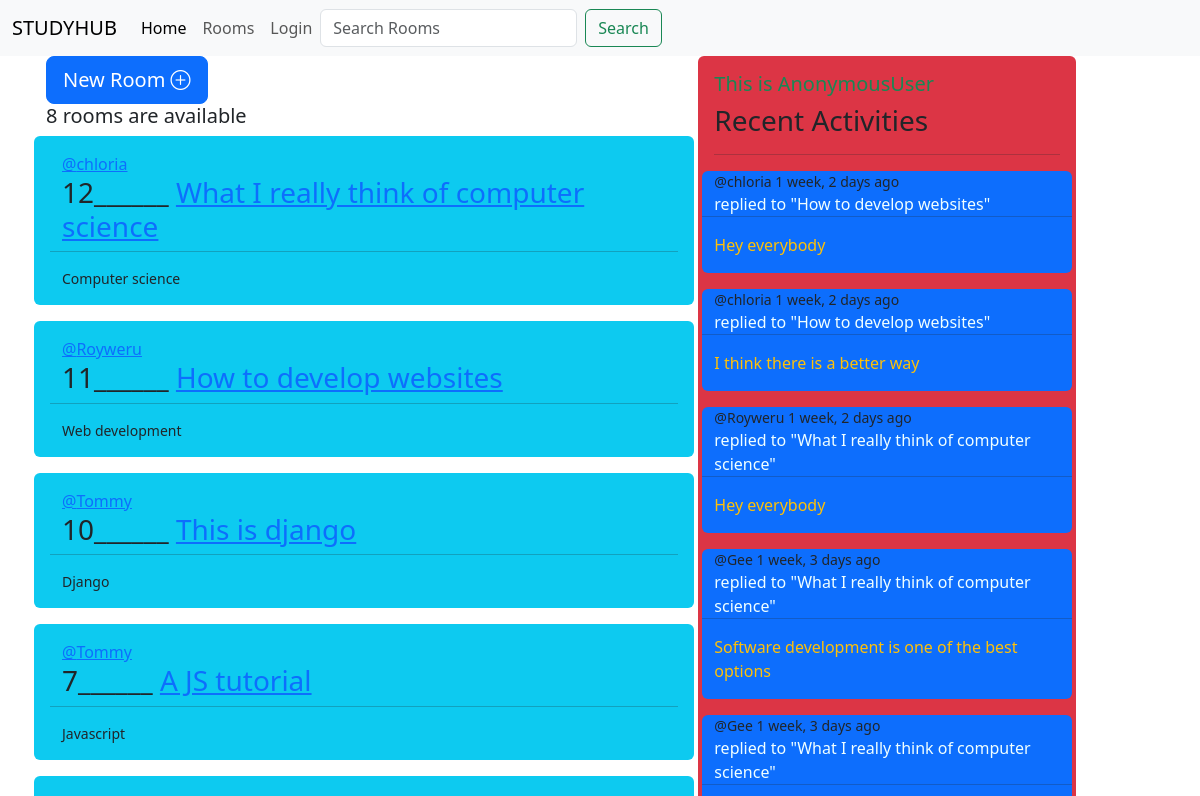
/room/ (upper part), run on an earlier commit of the app's database.
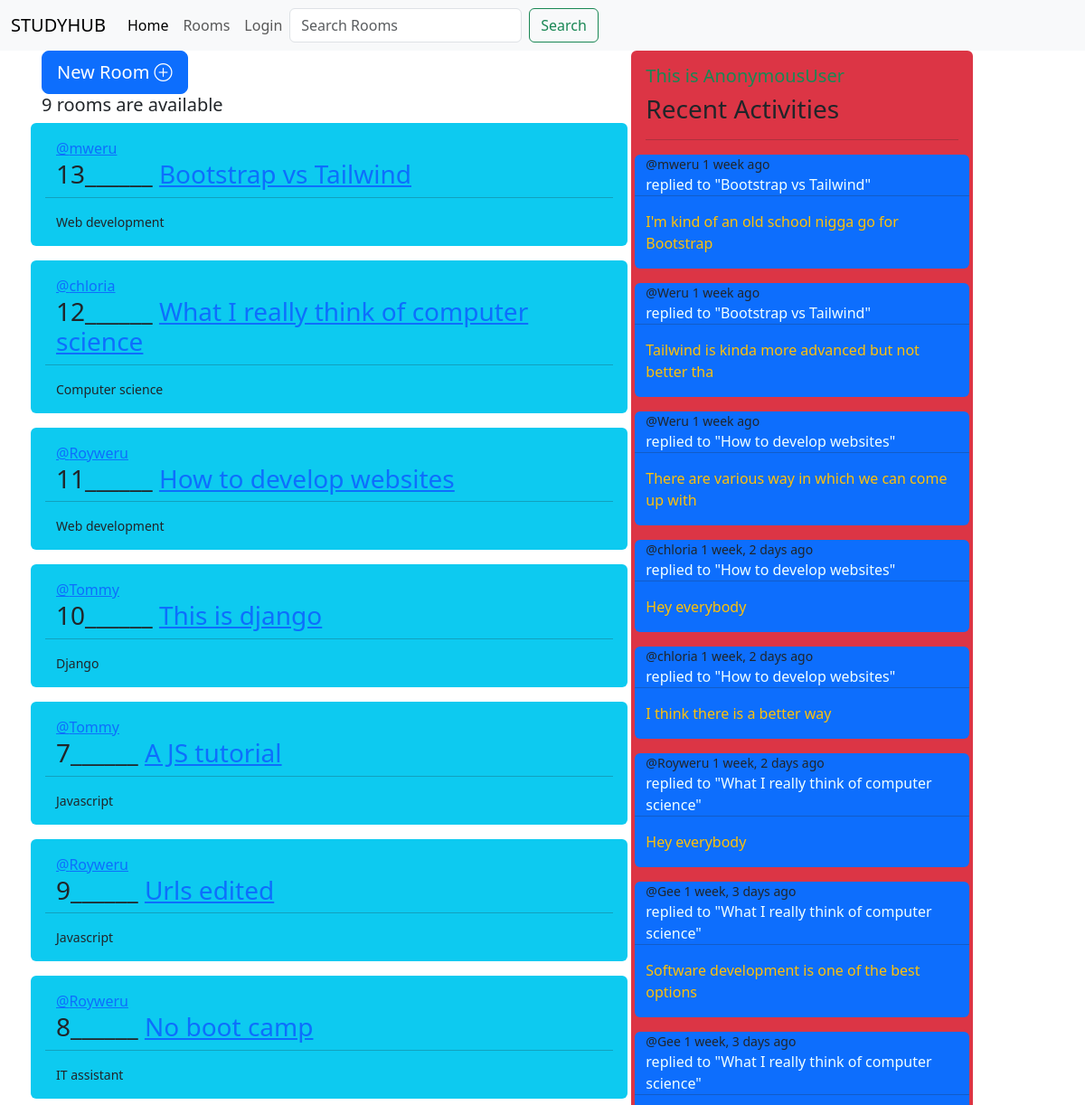
And on a later commit of the database.
### room/models.py (models this page shows, shortened)
class Room(models.Model):
    host =models.ForeignKey(User, on_delete=models.SET_NULL, null=True)
    topic = models.ForeignKey(Topic , on_delete=models.SET_NULL, null=True)
    name = models.CharField(max_length=200)
    description = models.TextField( null=True , blank=True)
    participants = models.ManyToManyField(User, related_name='participants', blank=True)
    updated = models.DateField(auto_now=True)
    created = models.DateTimeField(auto_now_add=True)
    class Meta:
        ordering = ['-updated', '-created']
    def __str__(self) :
        return self.name

class Topic(models.Model):
    name = models.CharField(max_length=200)

class Message(models.Model):
    user= models.ForeignKey(User ,on_delete=models.CASCADE)
    room = models.ForeignKey(Room, on_delete=models.CASCADE)
    body = models.TextField()
    updated = models.DateField(auto_now=True)
    created = models.DateTimeField(auto_now_add=True)
    class Meta:
        ordering = ['-updated', '-created']
    def __str__(self):
        return self.body[0:50]

### room/views.py (the view)
# urls.py: path('room/', views.room_page, name='rooms'),
def room_page(request):
    q = request.GET.get('q') if request.GET.get('q') != None else ''
    rooms = Room.objects.filter(Q(topic__name__icontains=q) |
                                Q(name__icontains=q) |
                                Q(description__icontains=q)
                                )
    topics = Topic.objects.all()
    room_count = rooms.count()
    room_messages = Message.objects.all()
    context = {'rooms': rooms, 'topics': topics,
               'room_count': room_count, 'room_messages': room_messages}
    return render(request, 'components/Rooms.html', context)

### templates/components/Rooms.html
{% extends 'base.html' %} {% block content %}
<div class="container px-3 overflow-hidden">
  <div class="row ">
    <div class="col-md-7 me-1">
      <a href="{% url  'create' %}"
        ><button type="button" class="btn btn-primary btn-lg">
          New Room <span><i class="bi bi-plus-circle"></i></span></button
      ></a>
      <h5>{{room_count}} rooms are available</h5>
      {% for room in rooms %}
       {% include 'sections/feeds.html' %}
      {% endfor %}
    </div>
    <div class="col-md-4 bg-primary p-1 bg-danger p-3 rounded">
      <h5 class="text-success ">This is {{request.user}}</h5>
      {% include 'sections/activities.html' %}
    </div>
  </div>
</div>
{% endblock %}

### templates/sections/feeds.html (shortened to what this page needs)
<div class="row bg-info mb-3 p-3 rounded">
    <a href="/profile/{{room.host.id}}">@{{room.host.username}}</a>
    <h3 color>
      {{room.id}}______
      <a href="/room/{{room.id}}">{{room.name}}</a>
    </h3>
    <hr />
    <small>{{room.topic.name}}</small>
  </div>

### templates/sections/activities.html
<h3>Recent Activities</h3>
      <hr />
      {% for message in room_messages %}
      <div class="row mt-3 bg-primary rounded">
        <small>@{{message.user}} {{message.created|timesince}} ago</small>
        <span style="color: azure">replied to "{{message.room}}"</span>
        <hr />
        <p class="text-warning text-bold">{{message}}</p>
      </div>
      {% endfor %}

What changed in the data, as far as the page shows it:
added Room: host.username "mweru", id "13", name "Bootstrap vs Tailwind", topic.name "Web development"
now on this page (row unchanged): Room: host.username "Royweru", id "9", name "Urls edited", topic.name "Javascript"
now on this page (row unchanged): Room: host.username "Royweru", id "8", name "No boot camp", topic.name "IT assistant"
added Message: user "mweru", created "1 week", room "Bootstrap vs Tailwind", body "I'm kind of an old school nigga go for Bootstrap"
added Message: user "Weru", created "1 week", room "Bootstrap vs Tailwind", body "Tailwind is kinda more advanced but not better tha"
added Message: user "Weru", created "1 week", room "How to develop websites", body "There are various way in which we can come up with"
Also different on the page:
{{ room_count }}: "8" → "9"
